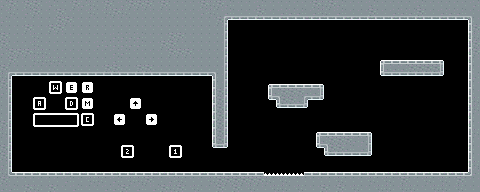

Rendered tile map (Tiled .tmx) drawn with the repository's tilesets; below, a short description and the map source with its tile grids summarised:
An orthogonal 60x24 tile map with 8x8 px tiles, 1 tile layer (Tile Layer 1), 1 hidden layer not drawn, 4 tilesets and 14 objects.

<map version="1.10" tiledversion="1.11.2" orientation="orthogonal" renderorder="right-down" width="60" height="24" tilewidth="8" tileheight="8" infinite="0" nextlayerid="8" nextobjectid="37">
 <tileset firstgid="1" source="../../panels.tsx" />
 <tileset firstgid="61" source="../../tilemap_white_packed.tsx" />
 <tileset firstgid="877" source="../../hazards.tsx" />
 <tileset firstgid="893" source="../../dev_tiles.tsx" />
 <layer id="1" name="Tile Layer 1" width="60" height="24">
  <data>[1440 cells, 750 non-empty, 48 distinct tile ids]</data>
 </layer>
 <layer id="7" name="Tile Layer 2" width="60" height="24" visible="0">
  <data>[1440 cells, 9 non-empty, 3 distinct tile ids]</data>
 </layer>
 <objectgroup id="3" name="Collision">
  <object id="11" x="17.9906" y="20">
   <polygon points="0,0 461.759,0 461.759,-20 -17.9906,-20 -17.9906,0" />
  </object>
  <object id="24" x="10.1031" y="192">
   <polygon points="0,0 253.823,0 253.823,-20 -9.88918,-20 -9.88918,0" />
  </object>
  <object id="25" x="310.491" y="192">
   <polygon points="0,0 169.56,0 169.56,-20 -6.60623,-20 -6.60623,0" />
  </object>
  <object id="26" x="265.811" y="192">
   <polygon points="0,0 37.785,0 37.785,-16.125 -1.47214,-16.125 -1.47214,0" />
  </object>
  <object id="27" x="317.997" y="148">
   <polygon points="0,0 54.235,0 54.235,-16.125 -2.11305,-16.125 -2.11305,0" />
  </object>
  <object id="30" x="326" y="156">
   <polygon points="0,0 46.185,0 46.185,-7.57955 -1.79942,-7.57955 -1.79942,0" />
  </object>
  <object id="28" x="270" y="100">
   <polygon points="0,0 54.235,0 54.235,-16.125 -2.11305,-16.125 -2.11305,0" />
  </object>
  <object id="31" x="276" y="108">
   <polygon points="0,0 32,0 32,-8 0,-8 0,0" />
  </object>
  <object id="29" x="381.907" y="76">
   <polygon points="0,0 61.935,0 61.935,-16.125 -2.41305,-16.125 -2.41305,0" />
  </object>
  <object id="12" x="468" y="20">
   <polygon points="0,0 0,152 12,152 12,0" />
  </object>
  <object id="13" x="12" y="20">
   <polygon points="0,0 -12,0 -12,152 0,152" />
  </object>
  <object id="35" x="228" y="20">
   <polygon points="0,0 0,128 -16,128 -16,0" />
  </object>
  <object id="36" x="212" y="76">
   <polygon points="0,0 0,-56 -200,-56 -200,0" />
  </object>
 </objectgroup>
 <objectgroup id="5" name="HazardCollision">
  <object id="33" x="303.455" y="173.091">
   <polygon points="0,0 -39,0 -39,2.54545 0,2.54545" />
  </object>
 </objectgroup>
</map>
